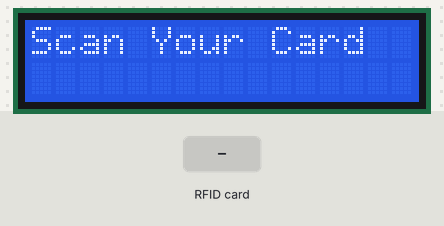
This sketch was run on a simulated Arduino Uno, built with avr-gcc and run on an emulated ATmega328P. Parts: 16×2 character LCD. The test bench sets the inputs (shaded band). What the sketch prints to the serial monitor is not drawn.

Above: at 3.3 s.
3.4 s: RFID card 01 02 03 04 held to the reader
At 4.6 s:
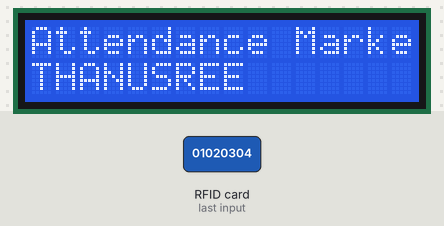
6.4 s: RFID card 11 22 33 44 held to the reader
At 6.8 s:
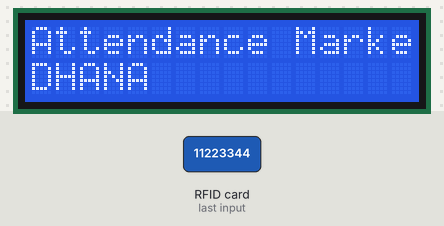
9.4 s: RFID card 55 66 77 88 held to the reader
At 10.2 s:
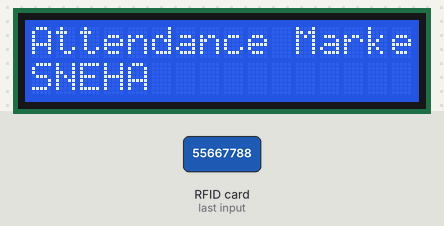
12.4 s: RFID card 5E 7A 19 C4 held to the reader
At 13.7 s:
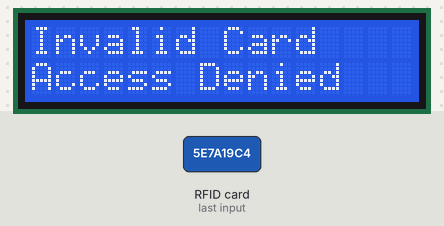
15.4 s: RFID card 01 02 03 04 held to the reader
At 15.9 s:
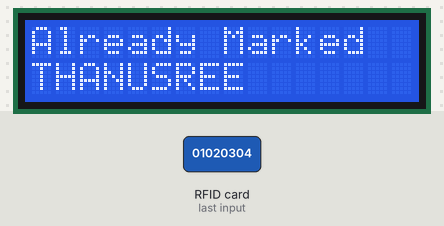
18.4 s: RFID card 11 22 33 44 held to the reader
At 19.2 s:
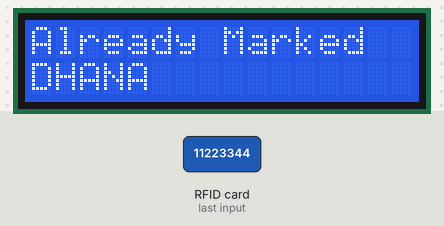
Timing chart, 0 to 21.4 s (numbered marks = the images above; inputs shaded):
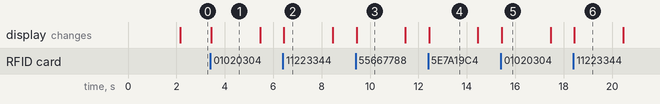

The sketch:

sketch.ino
```cpp
#include <SPI.h>
#include <MFRC522.h>
#include <Wire.h>
#include <LiquidCrystal_I2C.h>

#define SS_PIN 10
#define RST_PIN 9

MFRC522 rfid(SS_PIN, RST_PIN);
LiquidCrystal_I2C lcd(0x27, 16, 2);

// Registered students
struct Student {
  String uid;
  String name;
  bool present;
};

Student students[] = {
  {"01020304", "THANUSREE", false},
  {"11223344", "DHANA", false},
  {"55667788", "SNEHA", false},
  {"AABBCCDD", "PRIYA", false},
  {"C0FFEE99", "KIRAN", false}
};

const int totalStudents =
  sizeof(students) / sizeof(students[0]);

int attendanceCount = 0;

void setup() {
  Serial.begin(9600);

  // LCD setup
  lcd.init();
  lcd.backlight();

  lcd.setCursor(0, 0);
  lcd.print("RFID ATTENDANCE");
  lcd.setCursor(0, 1);
  lcd.print("System Starting");

  // RFID setup
  SPI.begin();
  rfid.PCD_Init();

  delay(2000);
  lcd.clear();

  lcd.setCursor(0, 0);
  lcd.print("Scan Your Card");

  Serial.println("RFID Attendance System");
  Serial.println("System Ready");
}

void loop() {

  if (!rfid.PICC_IsNewCardPresent()) {
    return;
  }

  if (!rfid.PICC_ReadCardSerial()) {
    return;
  }

  // Read card UID
  String cardUID = "";

  for (byte i = 0; i < rfid.uid.size; i++) {
    if (rfid.uid.uidByte[i] < 0x10) {
      cardUID += "0";
    }

    cardUID += String(rfid.uid.uidByte[i], HEX);
  }

  cardUID.toUpperCase();

  Serial.print("Card UID: ");
  Serial.println(cardUID);

  bool found = false;

  for (int i = 0; i < totalStudents; i++) {

    if (cardUID == students[i].uid) {

      found = true;

      lcd.clear();

      if (students[i].present == false) {

        students[i].present = true;
        attendanceCount++;

        lcd.setCursor(0, 0);
        lcd.print("Attendance Marked");

        lcd.setCursor(0, 1);
        lcd.print(students[i].name);

        Serial.print("Welcome, ");
        Serial.println(students[i].name);

        Serial.println("Attendance: PRESENT");
        Serial.print("Total Present: ");
        Serial.println(attendanceCount);

      } else {

        lcd.setCursor(0, 0);
        lcd.print("Already Marked");

        lcd.setCursor(0, 1);
        lcd.print(students[i].name);

        Serial.println("Attendance Already Marked");
      }

      break;
    }
  }

  if (!found) {

    lcd.clear();
    lcd.setCursor(0, 0);
    lcd.print("Invalid Card");

    lcd.setCursor(0, 1);
    lcd.print("Access Denied");

    Serial.println("Unknown RFID Card");
  }

  delay(2000);

  lcd.clear();
  lcd.setCursor(0, 0);
  lcd.print("Scan Your Card");

  rfid.PICC_HaltA();
  rfid.PCD_StopCrypto1();
}
```

Measured:
- after the input at 3.4 s, the display: changes after 0.05 s (image 1)
- after the input at 6.4 s, the display: changes at once (image 2)
- after the input at 9.4 s, the display: changes at once (image 3)
- after the input at 12.4 s, the display: changes at once (image 4)
- after the input at 15.4 s, the display: changes at once (image 5)
- after the input at 18.4 s, the display: changes at once (image 6)
- what the display in image 1 shows lasts 2.1 s, from 3.4 s to 5.5 s
